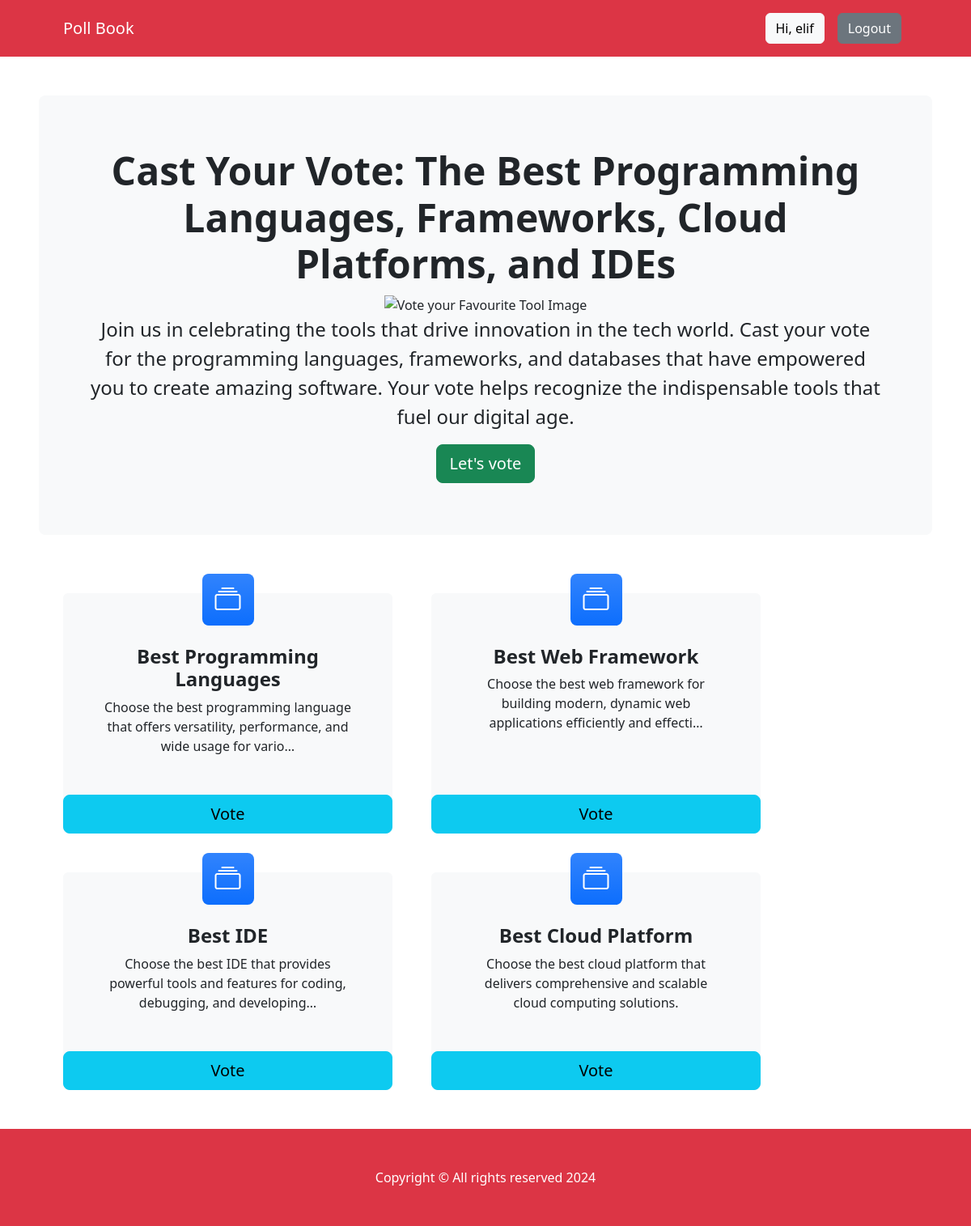
The app's page / (signed in) with its own data.
### pollapp/models.py (models this page shows, shortened)
class Category(models.Model):
    title = models.CharField(max_length=200)
    slug = models.SlugField(blank=True, null=True)
    description = models.TextField(blank=True, null=True)
    total_vote = models.IntegerField(default=0)
    voters = models.ManyToManyField(User, blank=True)

### pollapp/views.py (the view)
def index(request):
    categories = Category.objects.all()
    context = {"categories":categories}
    return render(request, "index.html", context)

### pollapp/templates/index.html
{% extends 'base.html' %}
{% block content %}
<header class="py-5">
    <div class="container-fluid px-lg-5">
        <div class="p-4 p-lg-5 bg-light rounded-3 text-center">
            <div class="m-4 m-lg-3">
                <h1 class="display-5 fw-bold">Cast Your Vote: The Best Programming Languages, Frameworks, Cloud Platforms, and IDEs</h1>
                <img src="https://www.saturdayeveningpost.com/wp-content/uploads/satevepost/poll860.jpg" alt="Vote your Favourite Tool Image">
                <p class="fs-4">Join us in celebrating the tools that drive innovation in the tech world. Cast your vote for the programming languages, frameworks, and databases that have empowered you to create amazing software. Your vote helps recognize the indispensable tools that fuel our digital age.</p>
                <a class="btn btn-success btn-lg" href="#votingSection">Let's vote</a>
            </div>
        </div>
    </div>
</header>
<section class="pt-4" id="votingSection">
    <div class="container px-lg-5">
        <div class="row gx-lg-5">
            {% for category in categories  %}
            <div class="col-lg-5 col-xxl-3 mb-5">
                <div class="card bg-light border-0 h-100">
                    <div class="card-body text-center p-4 p-lg-5 pt-0 pt-lg-0">
                        <div class="feature bg-primary bg-gradient text-white rounded-3 mb-4 mt-n4"><i class="bi bi-collection"></i></div>
                        <h2 class="fs-4 fw-bold">{{category.title}}</h2>
                        <p class="mb-0">{{category.description | truncatechars:100}}</p>
                    </div>
                    <a class="btn btn-info btn-lg" href="{% url 'detail' category.slug  %}">Vote</a>
                </div>
            </div>
            {% endfor %}
        </div>
    </div>
</section>
{% endblock content %}

### pollapp/templates/base.html (shortened to what this page needs)
<!DOCTYPE html>
{% load static %}
<html lang="en">
<head>
    <link href="https://cdn.jsdelivr.net/npm/bootstrap-icons@1.4.1/font/bootstrap-icons.css" rel="stylesheet" />
    <link rel="stylesheet" href="{% static 'css/bootstrap.css' %}">
    <link rel="stylesheet" href="{% static 'css/style.css' %}">
</head>
<body>
     <nav class="navbar navbar-expand-lg navbar-dark bg-danger">
        <div class="container px-lg-5">
            <a class="navbar-brand" href="{% url 'index'  %}">Poll Book</a>
            <div class="collapse navbar-collapse" id="navbarSupportedContent">
                <ul class="navbar-nav ms-auto mb-2 mb-lg-0">
                    {% if request.user.is_authenticated %}
                    <li class="nav-item"><a class="nav-link" href="#"><button class="btn btn-light">Hi, {{request.user.username}}</button></a></li>
                    <li class="nav-item"><a class="nav-link" href="{% url 'logout' %}"><button class="btn btn-secondary">Logout</button></a></li>
                    {% else %}
                    <li class="nav-item"><a class="nav-link" href="{% url 'signin' %}"><button class="btn btn-primary">Login</button></a></li>
                    <li class="nav-item"><a class="nav-link" href="{% url 'signup' %}"><button class="btn btn-primary">SignUp</button></a></li>
                    {% endif %}
                </ul>
            </div>
        </div>
    </nav>
    {% block content %}
    {% endblock content %}
     <footer class="py-5 bg-danger">
        <div class="container"><p class="m-0 text-center text-white">Copyright &copy; All rights reserved 2024</p></div>
    </footer>
</body>
</html>

### pollapp/static/css/style.css (style rules this page uses)
* { box-sizing: border-box; }

### records on screen
Category: title "Best Programming Languages", description "Choose the best programming language that offers versatility, performance, and wide usage for vario…"
Category: title "Best Web Framework", description "Choose the best web framework for building modern, dynamic web applications efficiently and effecti…"
Category: title "Best IDE", description "Choose the best IDE that provides powerful tools and features for coding, debugging, and developing…"
Category: title "Best Cloud Platform", description "Choose the best cloud platform that delivers comprehensive and scalable cloud computing solutions."

### other values on screen
{{ request.user.username }} "elif"
